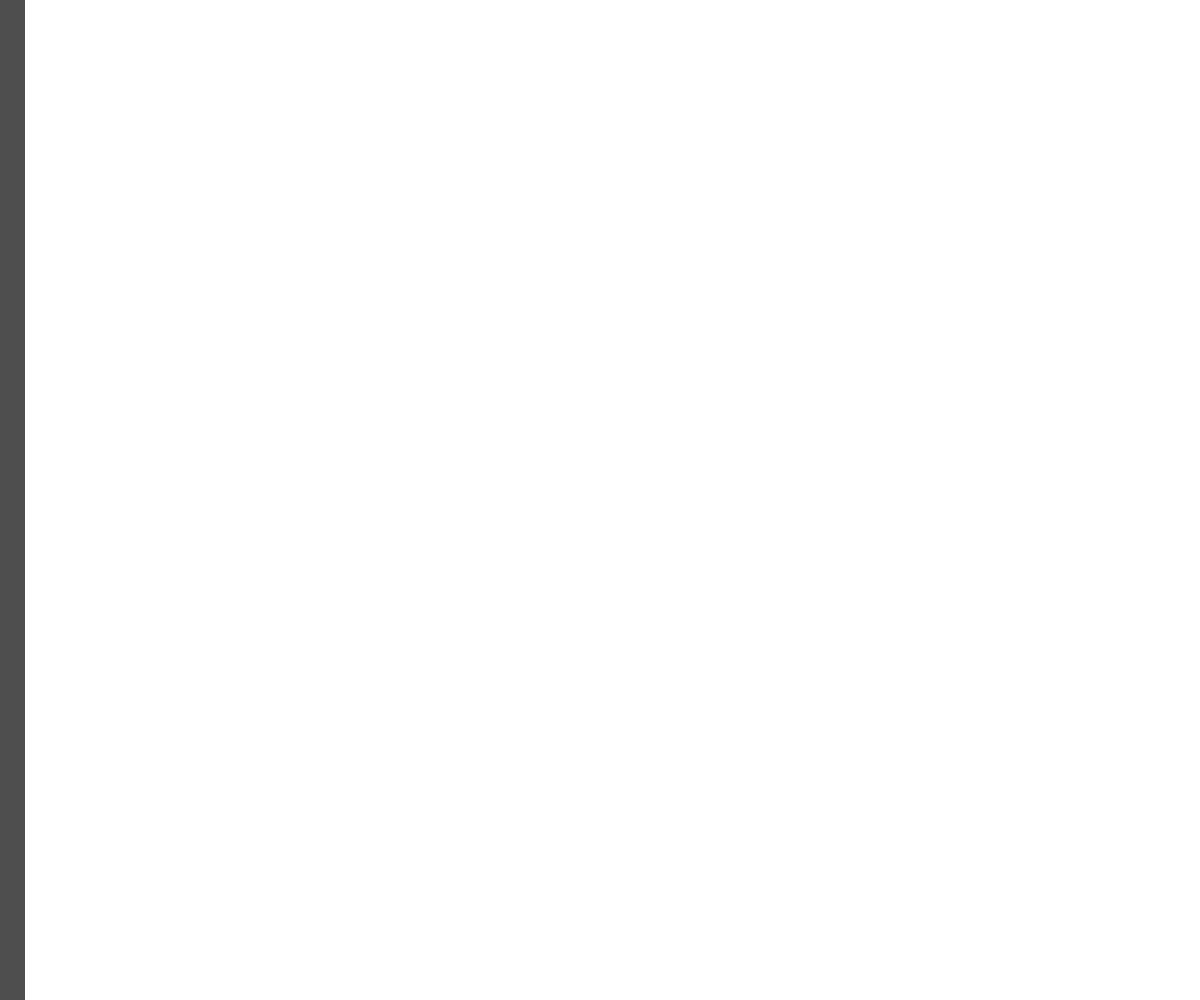
Frame 1 (no input)
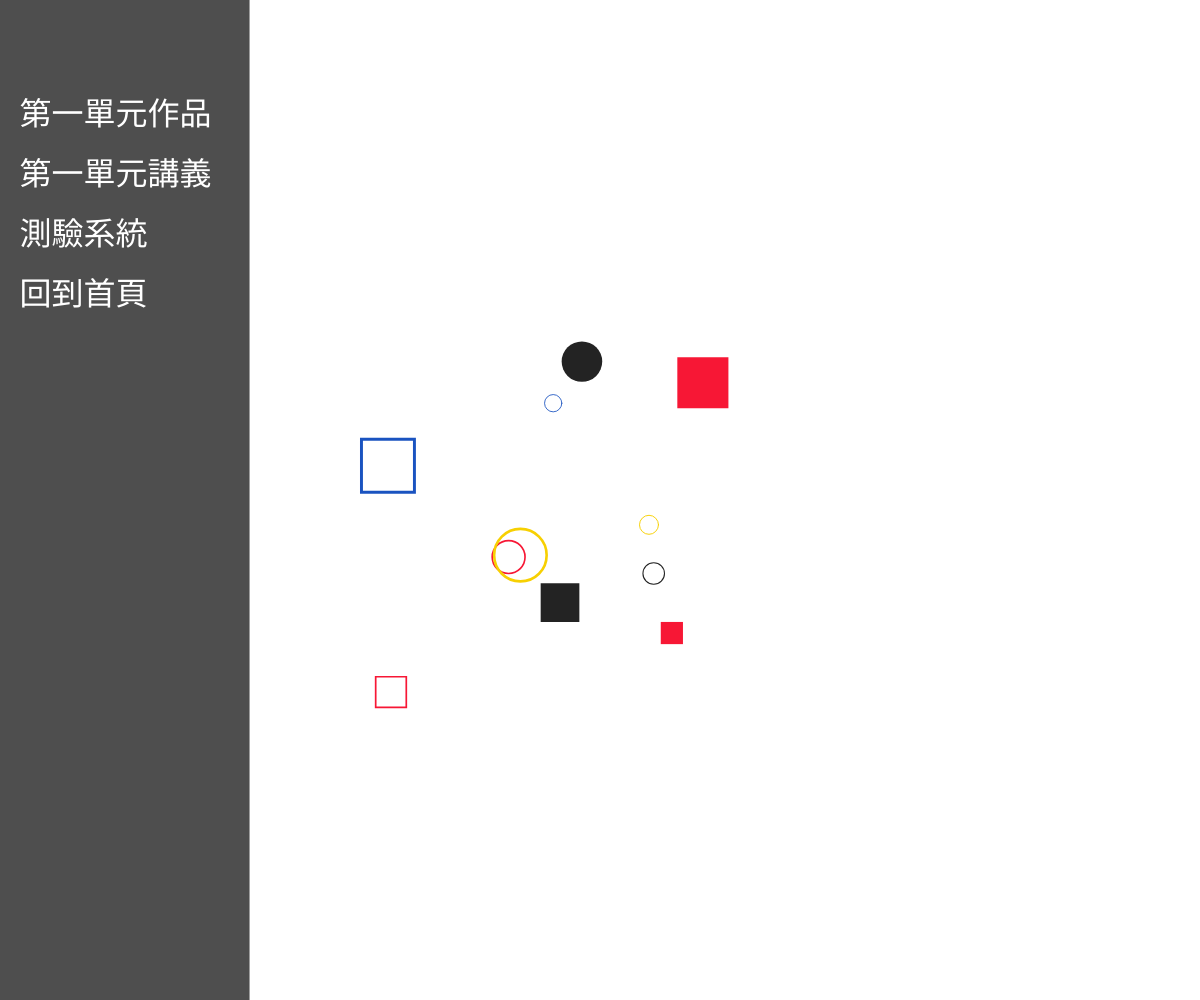
Frame 60 (no input)
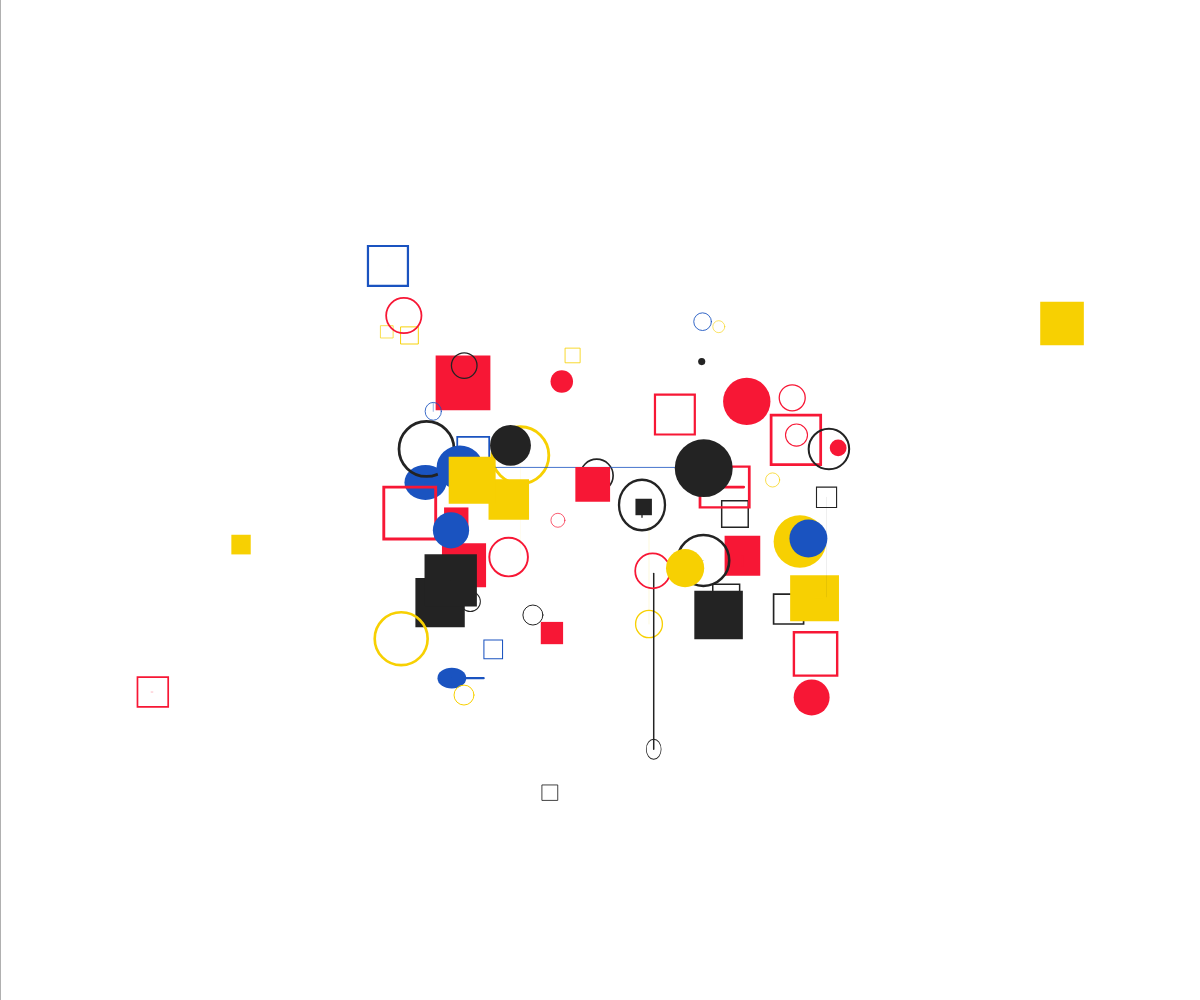
Frame 120 (the mouse pressed at the canvas centre since frame 60)

The p5.js sketch that drew these frames (run headless with seeded random() and noise() and a simulated clock; from frame 60 on, the mouse is pressed at the canvas centre):

// p5.js sketch
// ── sketch.js
let objs = [];
let colors = ['#f71735', '#f7d002', '#1A53C0', '#232323'];

// --- 選單變數 ---
// 將選單項目與 URL 整合，方便管理
let menuItems = [{
	text: "第一單元作品", url: "https://hackmd.io/@mx6_q8HhTiKz_hfiJFdGGQ/BypJoB7kWe"
}, {
	text: "第一單元講義", url: "https://hackmd.io/@mx6_q8HhTiKz_hfiJFdGGQ/ry8YDmAjlg"
}, {
	text: "測驗系統", url: null
}, {
	text: "回到首頁", url: null
}];
let menuWidth = 250; // 選單寬度
let menuX; // 選單目前的 X 座標
let targetMenuX; // 選單的目標 X 座標

// --- Iframe 變數 ---
let iframeElement = null;
let closeButton = null;

function setup() {
	createCanvas(windowWidth, windowHeight);
	rectMode(CENTER);
	objs.push(new DynamicShape());

	// 初始化選單位置，使其一開始是隱藏的
	menuX = -menuWidth;
	targetMenuX = -menuWidth;
}

function draw() {
	background(255);
	for (let i of objs) {
		i.run();
	}

	if (frameCount % int(random([15, 30])) == 0) {
		let addNum = int(random(1, 30));
		for (let i = 0; i < addNum; i++) {
			objs.push(new DynamicShape());
		}
	}
	for (let i = 0; i < objs.length; i++) {
		if (objs[i].isDead) {
			objs.splice(i, 1);
		}
	}

	// --- 選單邏輯 ---
	// 檢查滑鼠位置來決定選單是否要滑出
	if (mouseX < 100) {
		targetMenuX = 0; // 滑出
	} else {
		targetMenuX = -menuWidth; // 收回
	}
	// 使用 lerp 產生平滑的動畫效果
	menuX = lerp(menuX, targetMenuX, 0.1);
	drawMenu();
}

function windowResized() {
	resizeCanvas(windowWidth, windowHeight);
}

function mouseClicked() {
	// 如果 iframe 存在，則不觸發選單點擊
	if (iframeElement) {
		return;
	}

	// 檢查選單是否為可見狀態
	if (menuX > -menuWidth + 10) {
		// 遍歷所有選單項目，檢查點擊位置
		for (let i = 0; i < menuItems.length; i++) {
			const item = menuItems[i];
			const itemY = 100 + i * 60;
			const itemHeight = 60;

			// 檢查滑鼠是否點擊在當前項目範圍內
			if (mouseX > menuX && mouseX < menuX + menuWidth && mouseY > itemY && mouseY < itemY + itemHeight) {
				// 如果該項目有 URL，則創建 iframe
				if (item.url) {
					createIframe(item.url);
				}
				break; // 找到點擊目標後，跳出迴圈
			}
		}
	}
}

function createIframe(url) {
	// 避免重複創建
	if (iframeElement) return;

	iframeElement = createElement('iframe', url);
	iframeElement.position(width * 0.1, height * 0.1);
	iframeElement.size(width * 0.8, height * 0.8);
	iframeElement.style('border', '2px solid #333');

	closeButton = createButton('X');
	closeButton.position(width * 0.9 - 30, height * 0.1 + 5);
	closeButton.style('background-color', '#f71735');
	closeButton.style('color', 'white');
	closeButton.style('border', 'none');
	closeButton.style('font-size', '16px');
	closeButton.style('cursor', 'pointer');
	closeButton.mousePressed(closeIframe);
}

function closeIframe() {
	if (iframeElement) iframeElement.remove();
	if (closeButton) closeButton.remove();
	iframeElement = null;
	closeButton = null;
}

function easeInOutExpo(x) {
	return x === 0 ? 0 :
		x === 1 ?
		1 :
		x < 0.5 ? Math.pow(2, 20 * x - 10) / 2 :
		(2 - Math.pow(2, -20 * x + 10)) / 2;
}

function drawMenu() {
	push(); // 儲存目前的繪圖設定

	// 繪製選單背景
	fill(50, 50, 50, 220); // 半透明深灰色
	noStroke();
	rectMode(CORNER); // 暫時改為 CORNER 模式以方便繪製矩形
	rect(menuX, 0, menuWidth, height);

	// 繪製選單文字
	fill(255); // 白色文字
	textSize(32);
	textAlign(LEFT, TOP);
	for (let i = 0; i < menuItems.length; i++) {
		text(menuItems[i].text, menuX + 20, 100 + i * 60); // 加上邊距
	}
	pop(); // 恢復原本的繪圖設定 (例如 rectMode(CENTER))
}

class DynamicShape {
	constructor() {
		this.x = random(0.3, 0.7) * width;
		this.y = random(0.3, 0.7) * height;
		this.reductionRatio = 1;
		this.shapeType = int(random(4));
		this.animationType = 0;
		this.maxActionPoints = int(random(2, 5));
		this.actionPoints = this.maxActionPoints;
		this.elapsedT = 0;
		this.size = 0;
		this.sizeMax = width * random(0.01, 0.05);
		this.fromSize = 0;
		this.init();
		this.isDead = false;
		this.clr = random(colors);
		this.changeShape = true;
		this.ang = int(random(2)) * PI * 0.25;
		this.lineSW = 0;
	}

	show() {
		push();
		translate(this.x, this.y);
		if (this.animationType == 1) scale(1, this.reductionRatio);
		if (this.animationType == 2) scale(this.reductionRatio, 1);
		fill(this.clr);
		stroke(this.clr);
		strokeWeight(this.size * 0.05);
		if (this.shapeType == 0) {
			noStroke();
			circle(0, 0, this.size);
		} else if (this.shapeType == 1) {
			noFill();
			circle(0, 0, this.size);
		} else if (this.shapeType == 2) {
			noStroke();
			rect(0, 0, this.size, this.size);
		} else if (this.shapeType == 3) {
			noFill();
			rect(0, 0, this.size * 0.9, this.size * 0.9);
		} else if (this.shapeType == 4) {
			line(0, -this.size * 0.45, 0, this.size * 0.45);
			line(-this.size * 0.45, 0, this.size * 0.45, 0);
		}
		pop();
		strokeWeight(this.lineSW);
		stroke(this.clr);
		line(this.x, this.y, this.fromX, this.fromY);
	}

	move() {
		let n = easeInOutExpo(norm(this.elapsedT, 0, this.duration));
		if (0 < this.elapsedT && this.elapsedT < this.duration) {
			if (this.actionPoints == this.maxActionPoints) {
				this.size = lerp(0, this.sizeMax, n);
			} else if (this.actionPoints > 0) {
				if (this.animationType == 0) {
					this.size = lerp(this.fromSize, this.toSize, n);
				} else if (this.animationType == 1) {
					this.x = lerp(this.fromX, this.toX, n);
					this.lineSW = lerp(0, this.size / 5, sin(n * PI));
				} else if (this.animationType == 2) {
					this.y = lerp(this.fromY, this.toY, n);
					this.lineSW = lerp(0, this.size / 5, sin(n * PI));
				} else if (this.animationType == 3) {
					if (this.changeShape == true) {
						this.shapeType = int(random(5));
						this.changeShape = false;
					}
				}
				this.reductionRatio = lerp(1, 0.3, sin(n * PI));
			} else {
				this.size = lerp(this.fromSize, 0, n);
			}
		}

		this.elapsedT++;
		if (this.elapsedT > this.duration) {
			this.actionPoints--;
			this.init();
		}
		if (this.actionPoints < 0) {
			this.isDead = true;
		}
	}

	run() {
		this.show();
		this.move();
	}

	init() {
		this.elapsedT = 0;
		this.fromSize = this.size;
		this.toSize = this.sizeMax * random(0.5, 1.5);
		this.fromX = this.x;
		this.toX = this.fromX + (width / 10) * random([-1, 1]) * int(random(1, 4));
		this.fromY = this.y;
		this.toY = this.fromY + (height / 10) * random([-1, 1]) * int(random(1, 4));
		this.animationType = int(random(3));
		this.duration = random(20, 50);
	}
}
